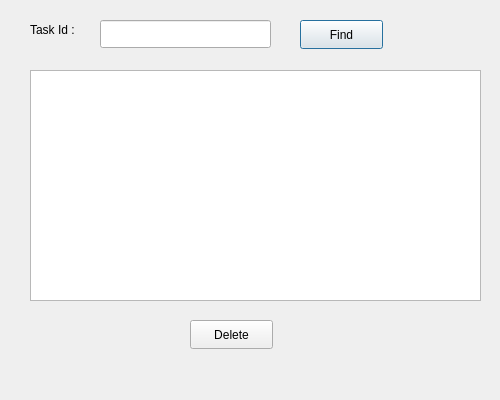
<?xml version="1.0" encoding="UTF-8"?>
<ui version="4.0">
 <class>DeleteTask</class>
 <widget class="QDialog" name="DeleteTask">
  <property name="geometry">
   <rect>
    <x>0</x>
    <y>0</y>
    <width>500</width>
    <height>400</height>
   </rect>
  </property>
  <property name="maximumSize">
   <size>
    <width>500</width>
    <height>400</height>
   </size>
  </property>
  <property name="windowTitle">
   <string>Delete Task</string>
  </property>
  <widget class="QLabel" name="label">
   <property name="geometry">
    <rect>
     <x>30</x>
     <y>20</y>
     <width>63</width>
     <height>20</height>
    </rect>
   </property>
   <property name="text">
    <string>Task Id :</string>
   </property>
  </widget>
  <widget class="QLineEdit" name="txtTaskIdDelete">
   <property name="geometry">
    <rect>
     <x>100</x>
     <y>20</y>
     <width>171</width>
     <height>28</height>
    </rect>
   </property>
  </widget>
  <widget class="QPushButton" name="btnFind">
   <property name="geometry">
    <rect>
     <x>300</x>
     <y>20</y>
     <width>83</width>
     <height>29</height>
    </rect>
   </property>
   <property name="text">
    <string>Find</string>
   </property>
  </widget>
  <widget class="QTableView" name="tableViewDelete">
   <property name="geometry">
    <rect>
     <x>30</x>
     <y>70</y>
     <width>451</width>
     <height>231</height>
    </rect>
   </property>
  </widget>
  <widget class="QPushButton" name="btnDelete">
   <property name="geometry">
    <rect>
     <x>190</x>
     <y>320</y>
     <width>83</width>
     <height>29</height>
    </rect>
   </property>
   <property name="text">
    <string>Delete</string>
   </property>
  </widget>
  <widget class="QLabel" name="tstStatus">
   <property name="geometry">
    <rect>
     <x>110</x>
     <y>360</y>
     <width>261</width>
     <height>20</height>
    </rect>
   </property>
   <property name="text">
    <string/>
   </property>
  </widget>
 </widget>
 <resources/>
 <connections/>
</ui>
